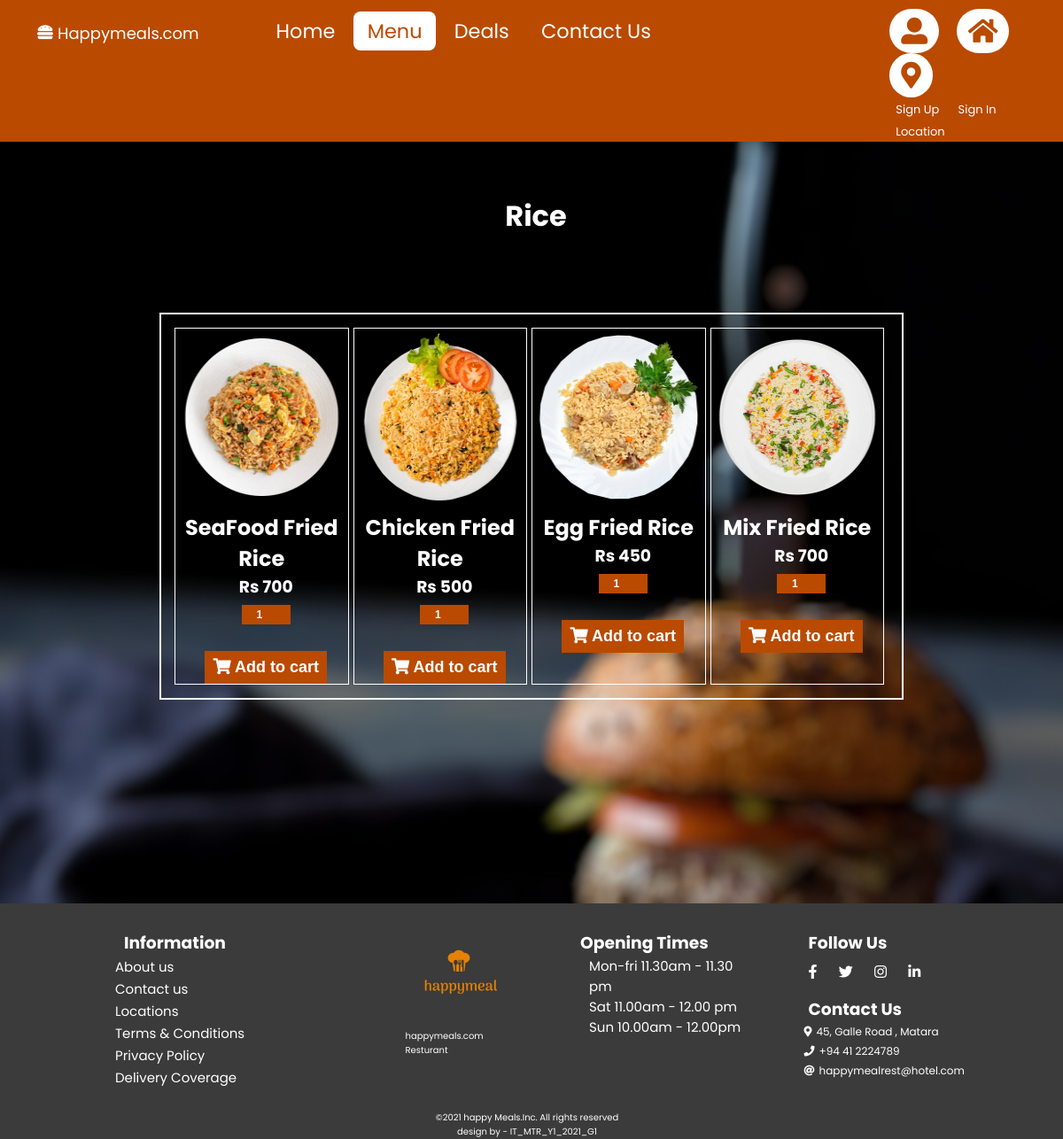
Page /fooditems.php?id=29 on the committed database.
### tables this page shows
CREATE TABLE `food_catagory` (
  `catagory_ID` int(11) NOT NULL,
  `catagory_name` varchar(255) NOT NULL,
  `image_name` varchar(255) NOT NULL
);

CREATE TABLE `food_items` (
  `food_id` int(11) NOT NULL,
  `food_name` varchar(255) NOT NULL,
  `food_price` int(11) NOT NULL,
  `food_image` varchar(255) NOT NULL,
  `food_catagory` varchar(255) NOT NULL
);

### fooditems.php (the view, shortened to what this page needs)
<?php
     include 'config.php';
     $page = 'menu';
      if(!isset($_SESSION['username']))
      {
          include("unregusernavbar.php");
      }
      else
      {
          include('usernavbar.php');
      }
      $id = $_GET['id'];
      $sql = "SELECT catagory_name FROM food_catagory WHERE catagory_ID = '$id' limit 1;";
      $result = mysqli_query($conn,$sql);
      while($row = mysqli_fetch_array($result))
      {
          $catagory = $row['catagory_name'];
      }
?>
<!DOCTYPE html>
<html lang="en">
<head>
    <link rel="stylesheet"type = "text/css" href="https://cdnjs.cloudflare.com/ajax/libs/font-awesome/5.15.4/css/all.min.css">
   <link rel="stylesheet" href="style/menu.css">
</head>
<body>
            <br> <br>
            <div class="cuisineselection">
                        <h1><?Php echo $catagory ?></h1>
                        <br><br><br>
                <div class="containerOne">
                    <?php
                        $sql = "SELECT * FROM food_catagory WHERE catagory_ID = '$id' limit 1;";
                        $result = mysqli_query($conn,$sql);
                        while( $row = mysqli_fetch_array($result))
                        {
                            $catagory = $row['catagory_name'];
                            $sql = "SELECT * FROM food_items WHERE food_catagory = '$catagory';";
                            $result = mysqli_query($conn,$sql);
                            while($row = mysqli_fetch_array($result))
                            {
                                $fid = $row['food_id'];
                                ?>
                                <div class="boxOne float-container">
                                <form action="?id=<?php echo $fid ?>" method = "POST">
                                    <img src="Images/<?=$row['food_image']?>"  class = "img-res" alt="" srcset="" width = "200px" height = "200px">
                                    <h2><?php echo $row['food_name']?><h2>
                                    <h3>Rs <?php echo $row['food_price']?><h3>
                                    <input type="number"  value = "1" min="1" max="100" name = "qty"><br><br>
                                    <button type = "submit" name = "addtocart">
                                    <i class = "fa fa-shopping-cart"></i>  Add to cart
                                    </button>
                                    </form>
                                </div>
                                <?php
                            }
                        }
                    ?>
                </div>
            </div>
     <br><br><br><br><br><br>
     <?php
       include('footer.php');
      ?>
</body>
</html>

### unregusernavbar.php (shortened to what this page needs)
<!DOCTYPE html>
<html lang="en">
<head>
    <link rel="stylesheet"type = "text/css" href="https://cdnjs.cloudflare.com/ajax/libs/font-awesome/5.15.4/css/all.min.css">
    <link rel="stylesheet" href="style/navbar.css">
    <link rel="stylesheet" href="style/index.css">
</head>
<body>
  <header>
    <div class="navbar">
        <div class="navbarname">
            <p><i id="nameicon" class="fas fa-hamburger"></i>Happymeals.com</p>
        </div>
        <div class="navBtns">
            <a href="index.php" class="<?php  if($page == 'home') {echo 'active';} ?>">Home</a>
            <a href="menu.php" class="<?php  if($page == 'menu') {echo 'active';} ?>">Menu</a>
            <a href="deals.php" class="<?php  if($page == 'deals') {echo 'active';} ?>">Deals</a>
            <a href="contactus.php" class="<?php  if($page == 'contact') {echo 'active';} ?>">Contact Us</a>
        </div>
        <div class="navBarTitles">
            <div class="navtitlesicons">
                <a href="register.php"><i class="fas fa-user-alt"></i></i></a>
                <a href="Login.php"><i class="fa fa-home"></i></i></a>
                <a href="staticPages/location.php"><i class="fas fa-map-marker-alt"></i></a>
            </div>
            <div class="navtitleNames">
                <label for="">Sign Up</label>
                <label for="">Sign In</label>
                <label for="">Location</label>
            </div>
        </div>
    </div>
  </header>
</body>
</html>

### footer.php (shortened to what this page needs)
<html>
 <head>
	 <link rel="stylesheet"type = "text/css" href="https://cdnjs.cloudflare.com/ajax/libs/font-awesome/5.15.4/css/all.min.css">
	<link rel="stylesheet" href="style/footer.css">
 </head>
 <body>
		 <footer>
			<div class="footer-dis">
				<div class="footer-left">
					<h3>Information</h3>
					<ul class="footer-links">
						<li><a href="staticPages/aboutUs.php">About us</a></li>
						<li><a href="contactus.php">Contact us</a></li>
						<li><a href="staticPages/location.php">Locations</a></li>
						<li><a href="staticPages/termsAndConditions.php">Terms & Conditions</a></li>
						<li><a href="staticPages/PrivacyPolicy.php">Privacy Policy</a></li>
						<li><a href="staticPages/deliveryCoverage.php">Delivery Coverage</a></li>
					</ul>
				</div>
				<div class="footer-center">
					<img src="Images/logo.jpg" alt="" width="20px" height="2px">
					<p class="company-name">happymeals.com Resturant</p>
				</div>
				<div class="footer-right">
					<div class="opening-times">
						<h3>Opening Times</h3>
						<p>Mon-fri 11.30am - 11.30 pm</p>
						<p>Sat 11.00am - 12.00 pm</p>
						<p>Sun 10.00am - 12.00pm</p>
					</div>
				</div>
				<div class="follow-us">
					<h3>Follow Us</h3>
					<a href="https://www.facebook.com/login.php"><i class="fab fa-facebook-f"></i></a>
					<a href="https://twitter.com/i/flow/login"><i class="fab fa-twitter"></i></a>
					<a href="https://www.instagram.com/accounts/login/"><i class="fab fa-instagram"></i></a>
					<a href="https://www.linkedin.com/login/"><i class="fab fa-linkedin-in"></i></a>
					<div class="ContactUs">
						<h3>Contact Us</h3>
							<ul>
								<li><i class="fas fa-map-marker-alt"></i>45, Galle Road , Matara</li>
								<li><i class="fa fa-phone"></i>+94 41 2224789</li>
								<li><i class="fa fa-at"></i>happymealrest@hotel.com</li>
							</ul>
						</div>
				</div>
				</div>
				<div class="copyright">
					<p>&copy;2021 happy Meals.Inc. All rights reserved</p>
					<p>design by - IT_MTR_Y1_2021_G1</p>
				</div>
			</footer>
</body>
</html>

### style/navbar.css (style rules this page uses)
* { padding: 0; margin: 0; box-sizing: border-box; }
body { font-family: 'Poppins', sans-serif; }
.navbar { width: 100%; display: flex; margin-right: 15px; background-color: #BA4A00; justify-content: space-between; }
.navbarname,.navBtns { width: 20%; }
.navbarname { margin-top: 18px; margin-left: 2rem; margin-right: 3rem; border-radius: 12px; margin-bottom: 10px; }
.navbarname p, #nameicon { font-size: 18px; padding-left: 5px; margin-top: 4.6px; padding-right: 5px; color: white; }
.navBarTitles { margin-top: 10px; margin-left: 5rem; }
.navtitlesicons i { background-color: white; color: #BA4A00; padding: 10px 13px 10px 13px; font-size: 30px; border-radius: 25px; margin-right: 15px; }
.navtitleNames label { margin-left: 7px; font-size: 13px; padding-right: 10px; color: white; }
.navbar { display: flex; }
.navBtns { width: 700px; margin-top: 18px; margin-bottom: 10px; }
.navBtns a { font-size: 1.4rem; border-radius: .5rem; padding: .4rem 1rem; text-decoration: none; color: white; }
.navBtns a.active, .navBtns a:hover { background-color: white; color: #BA4A00; transition: .4s; }

### style/index.css (style rules this page uses)
.cuisineselection h1 { text-align: center; color: white; padding: 10px 8px; }
.coverImage h2,h3,h1 { margin-left: 10px ; color: white; }
.cuisineselection .containerOne,.containerTwo { padding: 15px; width: 70%; display: flex; margin: 0 auto; border: 2px solid white; }
.cuisineselection .containerOne .boxOne { border: 1px solid white; width: 25%; min-height: 200px; text-align: center; margin-right: 5px; }
.img-res { z-index: -1; width: 100%; }
.float-container { position: relative; }

### style/menu.css (style rules this page uses)
.cuisineselection h1 { text-align: center; color: white; padding: 10px 8px; }
body { background-image: url(../Images/menuback.jpg); background-size: cover; background-position: center; }
.cuisineselection .containerOne { padding: 15px; width: 70%; display: flex; margin: 0 auto; border: 2px solid white; }
.cuisineselection .containerOne .boxOne { border: 1px solid white; width: 25%; min-height: 200px; text-align: center; margin-right: 5px; }
.img-res { z-index: -1; width: 100%; }
.float-container { position: relative; }

### style/footer.css (style rules this page uses)
* { padding: 0; margin: 0; box-sizing: border-box; }
body { font-family: 'Poppins', sans-serif; }
footer { bottom: 0; width: 100%; background-color: #3B3B3B; padding: 20px 50px 0px 40px; margin-top: 80px; }
.footer-dis { margin-left: 5rem; margin-bottom: 5px; display: flex; justify-content: space-between; }
.footer-left,.footer-center,.footer-right,.follow-us,.footer-center { width: 25%; margin-right: 2rem; background-color: #3B3B3B; padding: 10px 10px 20px 10px; }
.footer-dis h3 { color: white; }
.footer-dis .footer-links li { list-style: none; }
.footer-dis .footer-links a { font-size: 15px; color:white; text-decoration: none; display: inline-block; transition: 0.3s; }
.footer-center img { width: 100px; height: 100px; margin-left: 80px; margin-bottom: 5px; }
.footer-center p { font-size: 10px; color: white; margin-left: 70px; }
.footer-right .opening-times p { font-size: 15px; color: white; margin-left: 20px; }
.footer-dis .follow-us a i { padding: 10px 10px 10px 10px; border-radius: 15px; color: white; }
.ContactUs h3 { margin-top: 10px; color: white; }
.ContactUs ul { list-style: none; }
.ContactUs ul li { color: white; font-size: 12px; }
.ContactUs ul li i { padding-right: 10px; color: white; padding: 5px 5px 5px 5px; }
.copyright { text-align: center; font-size: 10px; color: white; }

### fooditems.php (style rules this page uses)
h2,h3,h5 { color:white; }
input[type = number] { padding:4px 2px; text-align:center; font-size:12px; color:white; background-color:#BA4A00; font-weight:bolder; border:none; }
button { padding:8px 6px; width :75%; text-align:center; font-size:18px; color:white; font-weight:bold; background-color:#BA4A00; border:none; }

### rows in the picture
food_catagory: catagory_name "Rice"
food_items: food_image (picture), food_name "SeaFood Fried Rice", food_price "700"
food_items: food_image (picture), food_name "Chicken Fried Rice", food_price "500"
food_items: food_image (picture), food_name "Egg Fried Rice", food_price "450"
food_items: food_image (picture), food_name "Mix Fried Rice", food_price "700"
